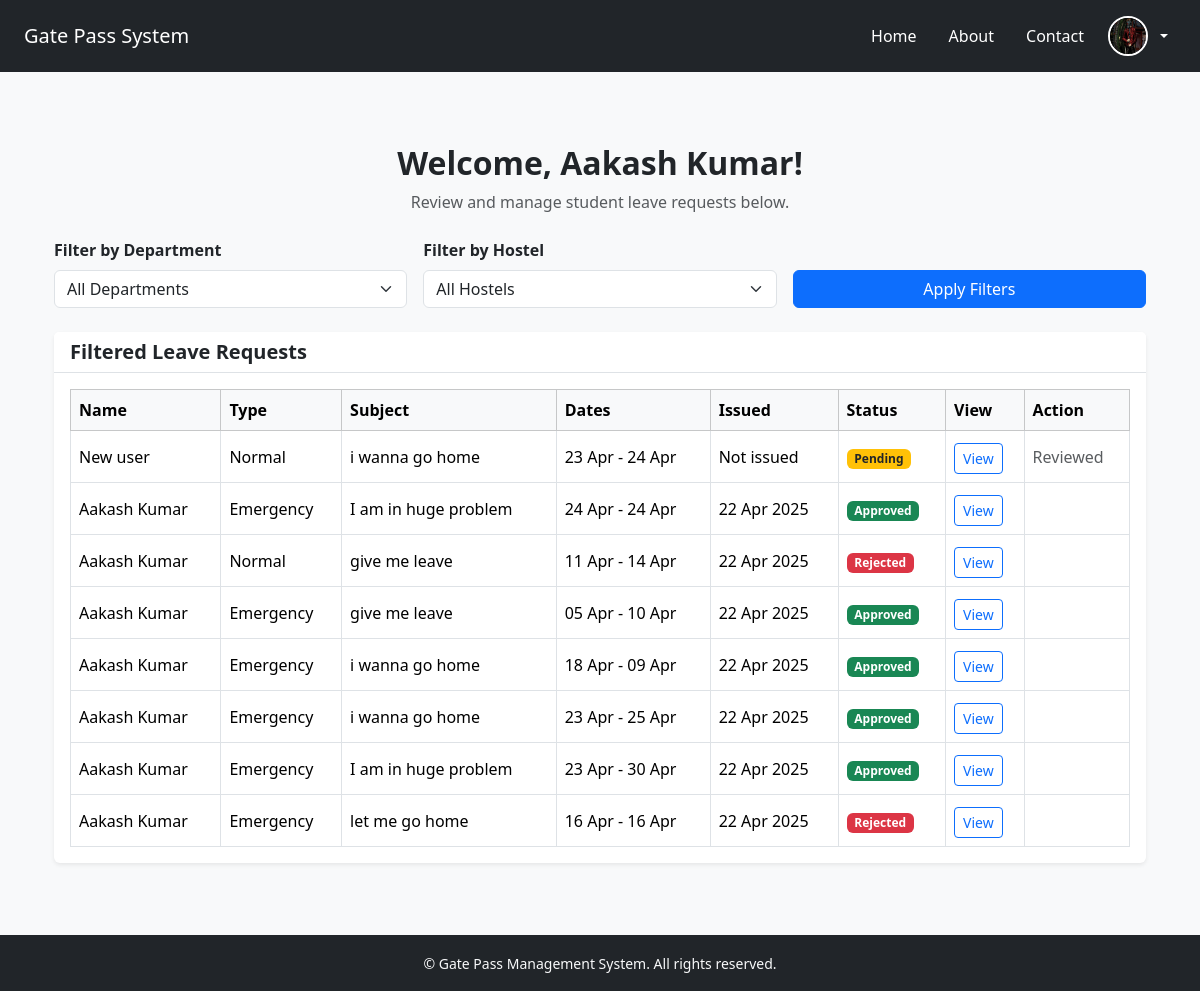
The page /faculty/faculty_dashboard (signed in) on the database as committed earlier.
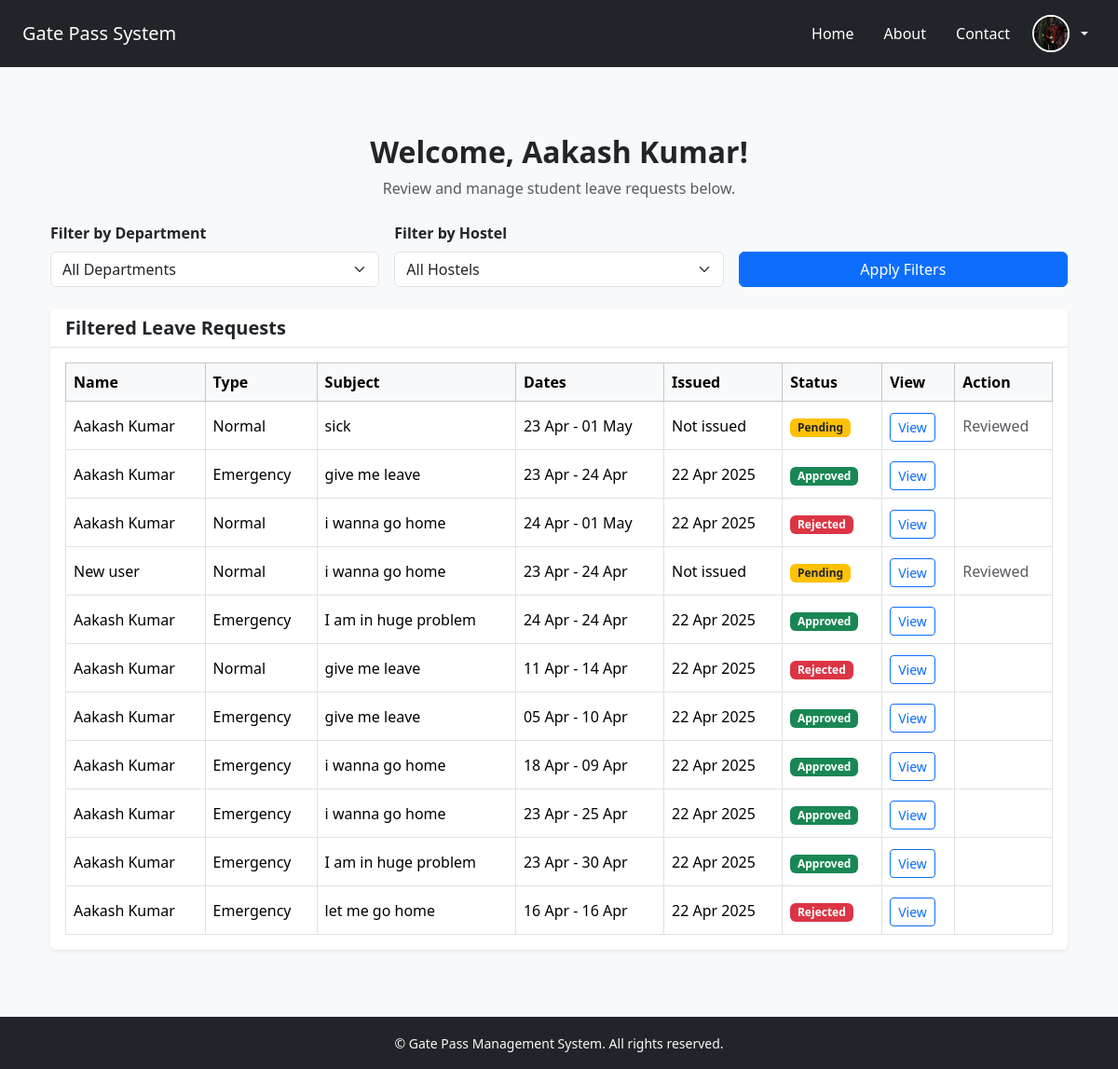
The same page on the database as committed later.
### app/models.py (models this page shows)
class User(db.Model, UserMixin):
    id = db.Column(db.Integer, primary_key=True)
    username = db.Column(db.String(50), unique=True, nullable=False)
    email = db.Column(db.String(100), unique=True, nullable=False)
    password = db.Column(db.String(100), nullable=False)
    name = db.Column(db.String(100), nullable=False)
    dob = db.Column(db.Date)
    mobile = db.Column(db.String(15))
    usertype = db.Column(db.String(255))
    photo = db.Column(db.String(255))
    student_profile = db.relationship('Student', backref='user', uselist=False)
    faculty_profile = db.relationship('Faculty', backref='user', uselist=False)

class LeaveRequest(db.Model):
    id = db.Column(db.Integer, primary_key=True)
    student_id = db.Column(db.Integer, db.ForeignKey('student.id'), nullable=False)
    type = db.Column(db.String(50))  # e.g. Medical, Personal, etc.
    subject = db.Column(db.String(100))
    description = db.Column(db.Text)
    starting_date = db.Column(db.Date)
    ending_date = db.Column(db.Date)
    issue_date = db.Column(db.DateTime)
    parents_number = db.Column(db.String(15))
    approvedby_teacher = db.Column(db.String(100))
    approvedby_hod = db.Column(db.String(100))
    approvedby_warden = db.Column(db.String(100))
    final_status = db.Column(db.String(50))  # e.g. Pending, Approved, Rejected

### app/routes/faculty_routes.py (the view)
@faculty_bp.route('/faculty_dashboard')
@login_required
def faculty_dashboard():
    department_filter = request.args.get('department')
    hostel_filter = request.args.get('hostel')
    query = LeaveRequest.query.join(Student).join(User)
    if department_filter:
        query = query.filter(Student.branch == department_filter)
    if hostel_filter:
        query = query.filter(Student.hostel == hostel_filter)
    leave_requests = query.order_by(LeaveRequest.id.desc()).all()
    departments = [s.branch for s in Student.query.distinct(Student.branch)]
    hostels = [s.hostel for s in Student.query.distinct(Student.hostel)]
    return render_template(
        'dashboard/faculty_dashboard.html',
        leave_requests=leave_requests,
        departments=departments,
        hostels=hostels,
        selected_department=department_filter,
        selected_hostel=hostel_filter
    )

### app/__init__.py (called while the page is built)
@login_manager.user_loader
def load_user(user_id):
    return User.query.get(int(user_id))

### app/templates/dashboard/faculty_dashboard.html (shortened to what this page needs)
{% extends "base.html" %}
{% block content %}
<div class="container py-5">
  <div class="text-center mb-4">
    <h2 class="fw-bold">Welcome, {{ current_user.name }}!</h2>
    <p class="text-muted">Review and manage student leave requests below.</p>
  </div>
  <form method="GET" action="{{ url_for('faculty.faculty_dashboard') }}" class="row g-3 mb-4">
    <div class="col-md-4">
      <label for="department" class="form-label fw-semibold">Filter by Department</label>
      <select name="department" class="form-select" id="department">
        <option value="">All Departments</option>
      </select>
    </div>
    <div class="col-md-4">
      <label for="hostel" class="form-label fw-semibold">Filter by Hostel</label>
      <select name="hostel" class="form-select" id="hostel">
        <option value="">All Hostels</option>
      </select>
    </div>
    <div class="col-md-4 d-flex align-items-end">
      <button type="submit" class="btn btn-primary w-100">Apply Filters</button>
    </div>
  </form>
  {% if leave_requests %}
  <div class="card shadow-sm border-0">
    <div class="card-header bg-white border-bottom">
      <h5 class="mb-0 fw-semibold">Filtered Leave Requests</h5>
    </div>
    <div class="card-body p-3">
      <div class="table-responsive">
        <table class="table table-bordered table-hover align-middle mb-0">
          <thead class="table-light">
            <tr>
              <th>Name</th>
              <th>Type</th>
              <th>Subject</th>
              <th>Dates</th>
              <th>Issued</th>
              <th>Status</th>
              <th>View</th>
              <th>Action</th>
            </tr>
          </thead>
          <tbody>
            {% for request in leave_requests %}
            <tr>
              <td>{{ request.student.user.name }}</td>
              <td>{{ request.type|capitalize }}</td>
              <td>{{ request.subject }}</td>
              <td>{{ request.starting_date.strftime('%d %b') }} - {{ request.ending_date.strftime('%d %b') }}</td>
              <td>{{ request.issue_date.strftime('%d %b %Y') if request.issue_date else 'Not issued' }}</td>
              <td>
                {% if request.final_status == 'Pending' %}
                  <span class="badge bg-warning text-dark">Pending</span>
                {% elif request.final_status == 'Approved' %}
                  <span class="badge bg-success">Approved</span>
                {% elif request.final_status == 'Rejected' %}
                  <span class="badge bg-danger">Rejected</span>
                {% endif %}
              </td>
              <td>
                <a href="{{ url_for('faculty.view_student', leave_id=request.id) }}" class="btn btn-outline-primary btn-sm mt-1">View</a>
              </td>
              <td>
                {% if request.final_status == 'Pending' %}
                  {% if (request.approvedby_hod == "Pending" and current_user.faculty_profile.role == 'hod') or
                        (request.approvedby_warden == "Pending" and current_user.faculty_profile.role == 'warden') or
                        (request.approvedby_teacher == "Pending" and current_user.faculty_profile.role == 'teacher') %}
                    <form method="POST" action="{{ url_for('faculty.approve_leave', leave_id=request.id) }}" style="display:inline;">
                      <button type="submit" class="btn btn-success btn-sm">Approve</button>
                    </form>
                    <form method="POST" action="{{ url_for('faculty.reject_leave', leave_id=request.id) }}" style="display:inline;">
                      <button type="submit" class="btn btn-danger btn-sm">Reject</button>
                    </form>
                  {% else %}
                    <span class="text-muted">Reviewed</span>
                  {% endif %}
                {% endif %}
              </td>
            </tr>
            {% endfor %}
          </tbody>
        </table>
      </div>
    </div>
  </div>
  {% else %}
    <p class="text-muted text-center">No leave requests found for the selected filters.</p>
  {% endif %}
</div>
{% endblock %}

### app/templates/base.html (shortened to what this page needs)
<!DOCTYPE html>
<html lang="en">
<head>
  <link href="https://cdn.jsdelivr.net/npm/bootstrap@5.3.2/dist/css/bootstrap.min.css" rel="stylesheet">
  <link href="https://cdn.jsdelivr.net/npm/bootstrap-icons@1.10.5/font/bootstrap-icons.css" rel="stylesheet">
</head>
<body class="d-flex flex-column min-vh-100 bg-light">
<nav class="navbar navbar-expand-lg navbar-dark bg-dark">
  <div class="container-fluid px-4">
    <a id="nav-title" class="navbar-brand" href="/">Gate Pass System</a>
    <div class="collapse navbar-collapse justify-content-end" id="navbarNav">
      <ul class="navbar-nav align-items-lg-center">
        <li class="nav-item mx-2">
          <a class="nav-link text-white" href="/">Home</a>
        </li>
        <li class="nav-item mx-2">
          <a class="nav-link text-white" href="/about">About</a>
        </li>
        <li class="nav-item mx-2">
          <a class="nav-link text-white" href="/contact">Contact</a>
        </li>
        {% if current_user.is_authenticated %}
        <li class="nav-item dropdown">
          <a class="nav-link dropdown-toggle text-white d-flex align-items-center" href="#" id="navbarProfileDropdown"
             role="button" data-bs-toggle="dropdown" aria-expanded="false">
            {% if current_user.photo %}
            <img src="{{ url_for('static', filename='profile/' + current_user.photo) }}" alt="Profile Picture"
                 class="rounded-circle me-2 border border-2 border-white" width="40" height="40">
            {% else %}
            <img src="{{ url_for('static', filename='profile/default-avatar.png') }}" alt="Profile"
                 class="rounded-circle me-2 border border-2 border-white" width="40" height="40">
            {% endif %}
          </a>
        </li>
        {% else %}
        <li class="nav-item ms-lg-3 mt-2 mt-lg-0">
          <a class="btn btn-outline-light px-3" href="{{ url_for('auth.login') }}">Login</a>
        </li>
        {% endif %}
      </ul>
    </div>
  </div>
</nav>
  <main class="flex-grow-1 py-4">
    <div class="container">
      {% block content %}{% endblock %}
    </div>
  </main>
  <footer class="bg-dark text-light py-3 mt-auto">
    <div class="container text-center">
      <small>&copy; {{ current_year }} Gate Pass Management System. All rights reserved.</small>
    </div>
  </footer>
</body>
</html>

Rows that differ between the two databases and show on the page:
added LeaveRequest: student.user.name "Aakash Kumar", type "Normal", subject "sick", starting_date "23 Apr", ending_date "01 May", issue_date "Not issued", final_status "Pending"
added LeaveRequest: student.user.name "Aakash Kumar", type "Emergency", subject "give me leave", starting_date "23 Apr", ending_date "24 Apr", issue_date "22 Apr 2025", final_status "Approved"
added LeaveRequest: student.user.name "Aakash Kumar", type "Normal", subject "i wanna go home", starting_date "24 Apr", ending_date "01 May", issue_date "22 Apr 2025", final_status "Rejected"
